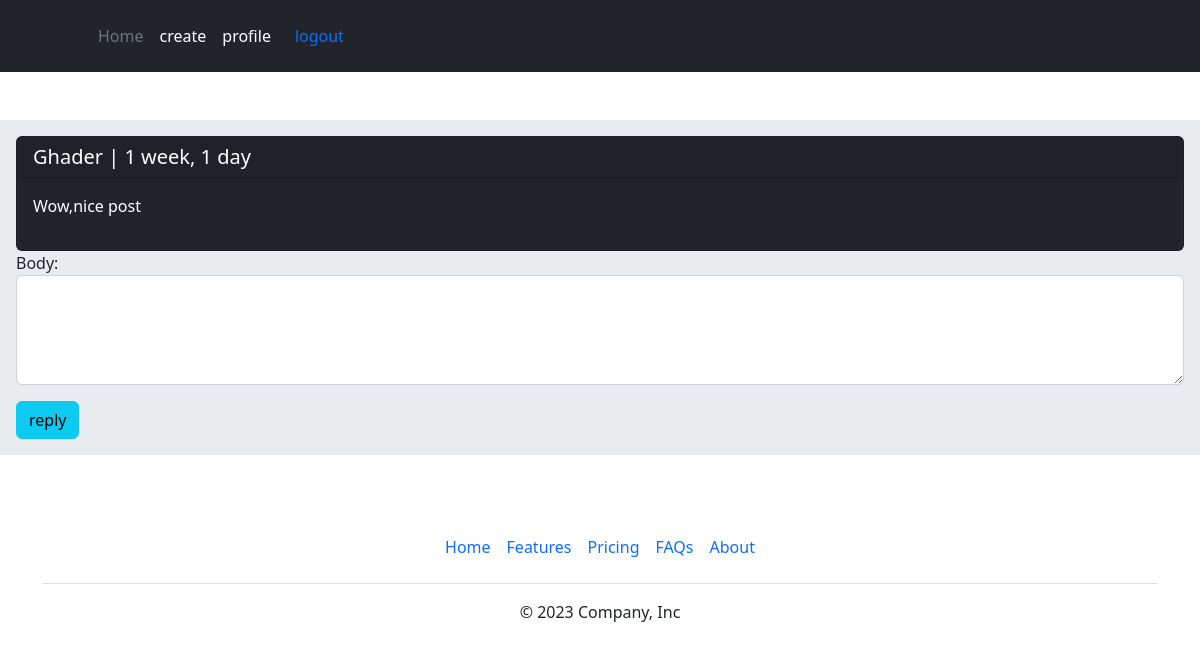
The app's page /dateil/reply/18/17/ (signed in) with its own data.
### home/models.py (models this page shows, shortened)
class Comment(models.Model):
    user = models.ForeignKey(User,on_delete=models.CASCADE,related_name='ucomment')
    post = models.ForeignKey(Post,on_delete=models.CASCADE,related_name='pcomment')
    reply = models.ForeignKey('self',on_delete=models.CASCADE,related_name='rcomment',blank=True,null=True)
    is_reply = models.BooleanField(default=False)
    body = models.TextField(max_length=400)
    created = models.DateTimeField(auto_now_add=True)

### home/views.py (the view, shortened to what this page needs)
# urls.py: path('dateil/reply/<int:post_id>/<int:comment_id>/',views.PostAddReplyView.as_view(),name='add_reply'),
class PostAddReplyView(LoginRequiredMixin,View):
    def setup(self, request, *args, **kwargs):
        self.post_instance = get_object_or_404(models.Post,id=kwargs['post_id'])
        self.comment_instance = get_object_or_404(models.Comment,id=kwargs['comment_id'])
        return super().setup( request, *args, **kwargs)
    form_class = ReplyCommentForm
    def get(self,req,post_id,comment_id):
        form = self.form_class()
        return render(req,'home/reply_comment.html',{'form':form,'post':self.post_instance,'comment':self.comment_instance})

### home/forms.py
class ReplyCommentForm(forms.ModelForm):
    class Meta:
        model = Comment
        fields = ['body']
        widgets = {
            'body':forms.Textarea(attrs={'class':'form-control','rows':'4'})
        }

### home/templates/home/reply_comment.html (shortened to what this page needs)
{% extends "base.html" %}
{% block content %}
   <div class="card bg-dark text-white">
        <h5 class="card-header">{{ comment.user }} | {{ comment.created|timesince }}</h5>
        <p class="card-body">{{ comment.body }} </p>
</div>
<form action="" method="POST" novalidate>
  {{ form.as_p }}
  <input type="submit" value="reply" class="btn btn-info">
</form>
{% endblock content %}

### records on screen
Comment: user "Ghader", created "1 week, 1 day", body "Wow,nice post"
